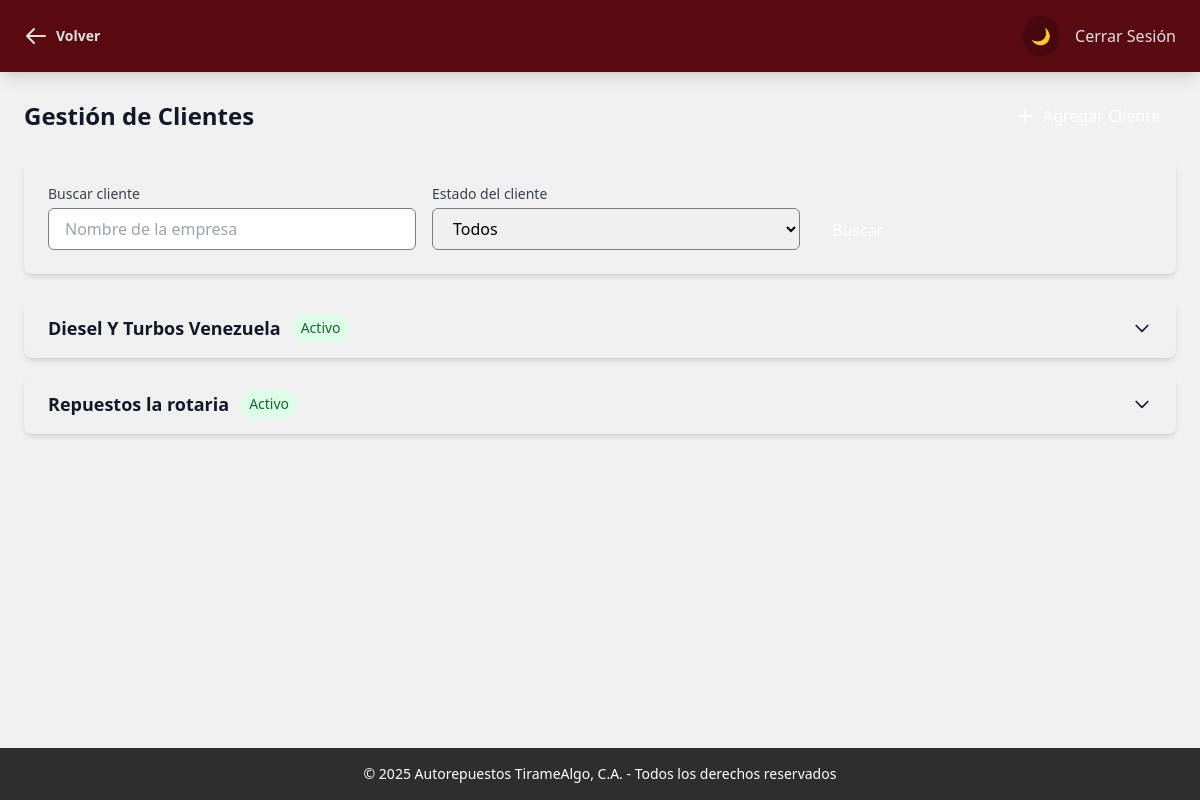
Before: /panelAdmin/verClientes.php (signed in) with the older database file.
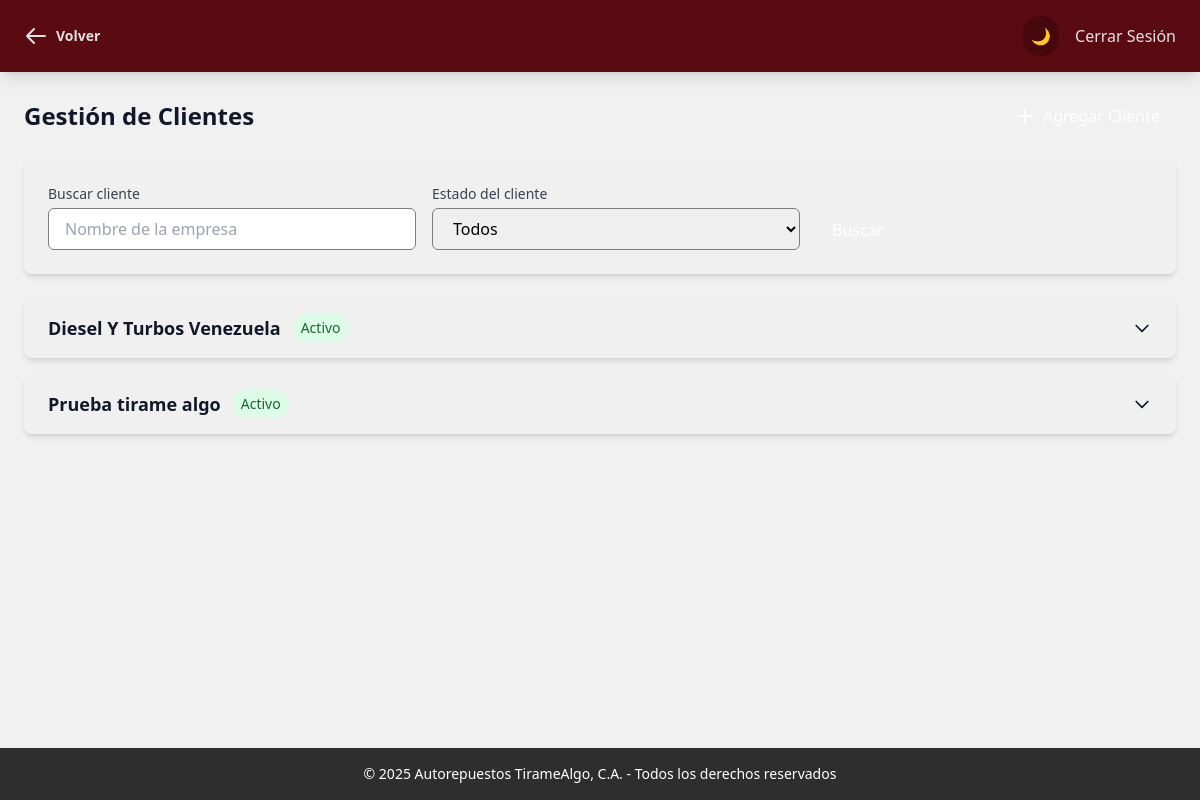
After: the same page with the newer database file.
### tables this page shows
CREATE TABLE `clientes` (
  `id` int(11) NOT NULL,
  `nombre_empresa` varchar(60) NOT NULL,
  `rif` varchar(15) NOT NULL,
  `telefono_empresa` varchar(13) NOT NULL,
  `direccion` varchar(255) NOT NULL,
  `nombre_encargado` varchar(60) NOT NULL,
  `cedula_encargado` varchar(13) NOT NULL,
  `telefono_encargado` varchar(13) NOT NULL,
  `correo` varchar(60) DEFAULT NULL,
  `contrasena` varchar(16) NOT NULL,
  `estado_cliente` enum('Activo','Inactivo') DEFAULT 'Activo',
  `intentos` int(11) NOT NULL DEFAULT 0
);

### panelAdmin/verClientes.php (the view, shortened to what the changed rows need)
<?php
require '../logica/conexionbdd.php';
$sql = "SELECT * FROM clientes";
$result = $conn->query($sql);
$clientes = [];
if ($result->num_rows > 0) {
    while ($row = $result->fetch_assoc()) {
        $clientes[] = $row;
    }
}
?>
<!DOCTYPE html>
<html lang="es" class="dark">
<head>
  <script src="https://cdn.tailwindcss.com"></script>
    <script src="../js/tailwind_config.js"></script>
    <link rel="stylesheet" href="../css/global_style.css">
</head>
<body class="bg-pattern transition-colors duration-200">
  <main class="pt-24 px-6 pb-20">
      <div class="max-w-7xl mx-auto mb-6 flex justify-between items-center">
          <h1 class="text-2xl font-bold text-gray-900 dark:text-white">Gestión de Clientes</h1>
      </div>
      <div class="max-w-7xl mx-auto">
          <?php foreach ($clientes as $cliente): ?>
          <div class="bg-custom-silverLight dark:bg-custom-steelDark rounded-lg shadow-md overflow-hidden mb-4">
              <button onclick="toggleCliente('cliente<?php echo $cliente['id']; ?>')"
                      class="w-full px-6 py-4 flex justify-between items-center text-left text-gray-900 dark:text-white hover:bg-gray-50 dark:hover:bg-gray-700">
                  <div class="flex items-center">
                      <span class="text-lg font-semibold"><?php echo $cliente['nombre_empresa']; ?></span>
                      <?php if ($cliente['estado_cliente'] == 'Inactivo'): ?>
                      <span class="ml-3 px-2 py-1 text-sm bg-red-100 text-red-800 dark:bg-red-900 dark:text-red-200 rounded-full">
                          Usuario Bloqueado
                      </span>
                      <?php else: ?>
                        <span class="ml-3 px-2 py-1 text-sm bg-green-100 text-green-800 dark:bg-green-900 dark:text-green-200 rounded-full">
                            Activo
                        </span>
                        <?php endif; ?>
                  </div>
                  <svg id="arrow-cliente<?php echo $cliente['id']; ?>" class="w-5 h-5 transform transition-transform duration-200" fill="none" stroke="currentColor" viewBox="0 0 24 24">
                      <path stroke-linecap="round" stroke-linejoin="round" stroke-width="2" d="M19 9l-7 7-7-7"/>
                  </svg>
              </button>
          </div>
          <?php endforeach; ?>
      </div>
  </main>
</body>
</html>

Changed rows visible on the page:
removed clientes: nombre_empresa "Repuestos la rotaria", estado_cliente "Activo"
added clientes: nombre_empresa "Prueba tirame algo", estado_cliente "Activo"
